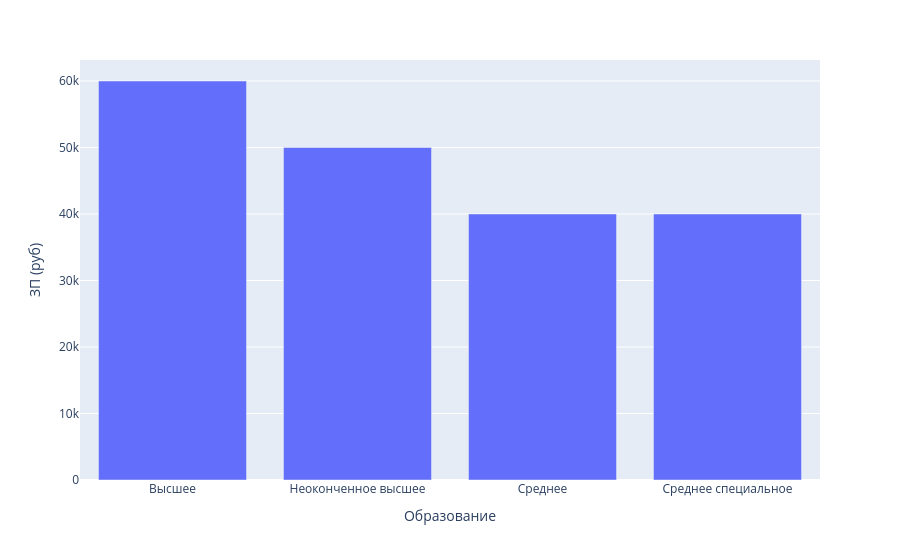

Notebook source saved alongside this figure:
### Markdown cell above
4. Постройте диаграмму, которая показывает зависимость **медианной** желаемой заработной платы (**"ЗП (руб)"**) от уровня образования (**"Образование"**). Используйте для диаграммы данные о резюме, где желаемая заработная плата меньше 1 млн рублей.
*Сделайте выводы по представленной диаграмме: для каких уровней образования наблюдаются наибольшие и наименьшие уровни желаемой заработной платы? Как вы считаете, важен ли признак уровня образования при прогнозировании заработной платы?*

### Code cell
group_edu = hh_data[hh_data['ЗП (руб)'] < 1_000_000].groupby('Образование', as_index=False)['ЗП (руб)'].median()
px.bar(group_edu, x = 'Образование', y = 'ЗП (руб)')

### Figure 1 — Plotly figure (JSON) as saved in the notebook; plotly's stock layout.template omitted (floating-point values rounded to 4 significant figures)
{"data": [{"hovertemplate": "Образование=%{x}<br>ЗП (руб)=%{y}<extra></extra>", "legendgroup": "", "marker": {"color": "#636efa", "pattern": {"shape": ""}}, "name": "", "orientation": "v", "showlegend": false, "textposition": "auto", "type": "bar", "x": ["Высшее", "Неоконченное высшее", "Среднее", "Среднее специальное"], "xaxis": "x", "y": [60000, 50000, 40000, 40000], "yaxis": "y"}], "layout": {"barmode": "relative", "legend": {"tracegroupgap": 0}, "margin": {"t": 60}, "xaxis": {"anchor": "y", "domain": [0, 1], "title": {"text": "Образование"}}, "yaxis": {"anchor": "x", "domain": [0, 1], "title": {"text": "ЗП (руб)"}}}}
